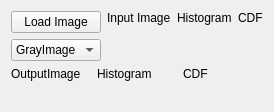
      <widget class="QWidget" name="histograms">
       <attribute name="title">
        <string>Histograms</string>
       </attribute>
       <layout class="QVBoxLayout" name="verticalLayout_13">
        <item>
         <layout class="QVBoxLayout" name="verticalLayout_2" stretch="1,1">
          <item>
           <layout class="QHBoxLayout" name="horizontalLayout_2" stretch="0,3,3,3">
            <item>
             <layout class="QVBoxLayout" name="verticalLayout_6">
              <item>
               <widget class="QPushButton" name="LoadImageBtn_1">
                <property name="text">
                 <string>Load Image</string>
                </property>
               </widget>
              </item>
              <item>
               <widget class="QComboBox" name="imageSelect">
                <item>
                 <property name="text">
                  <string>GrayImage</string>
                 </property>
                </item>
                <item>
                 <property name="text">
                  <string>RGBImage</string>
                 </property>
                </item>
               </widget>
              </item>
             </layout>
            </item>
            <item>
             <layout class="QVBoxLayout" name="verticalLayout_3" stretch="0,1">
              <item>
               <widget class="QLabel" name="label_7">
                <property name="text">
                 <string>Input Image</string>
                </property>
               </widget>
              </item>
              <item>
               <widget class="QLabel" name="InputImagLabel_1">
                <property name="text">
                 <string/>
                </property>
               </widget>
              </item>
             </layout>
            </item>
            <item>
             <layout class="QVBoxLayout" name="verticalLayout_4" stretch="0,1">
              <item>
               <widget class="QLabel" name="label_10">
                <property name="text">
                 <string>Histogram</string>
                </property>
               </widget>
              </item>
              <item>
               <widget class="QCustomPlot" name="histPLot" native="true"/>
              </item>
             </layout>
            </item>
            <item>
             <layout class="QVBoxLayout" name="verticalLayout_5" stretch="0,1">
              <item>
               <widget class="QLabel" name="label_12">
                <property name="text">
                 <string>CDF</string>
                </property>
               </widget>
              </item>
              <item>
               <widget class="QCustomPlot" name="CDFPlot" native="true"/>
              </item>
             </layout>
            </item>
           </layout>
          </item>
          <item>
           <layout class="QHBoxLayout" name="horizontalLayout_3" stretch="3,3,3">
            <item>
             <layout class="QVBoxLayout" name="verticalLayout_11" stretch="0,1">
              <item>
               <widget class="QLabel" name="label_9">
                <property name="text">
                 <string>OutputImage</string>
                </property>
               </widget>
              </item>
              <item>
               <widget class="QLabel" name="outpuImageLabel_1">
                <property name="text">
                 <string/>
                </property>
               </widget>
              </item>
             </layout>
            </item>
            <item>
             <layout class="QVBoxLayout" name="verticalLayout_9" stretch="0,1">
              <item>
               <widget class="QLabel" name="label_14">
                <property name="text">
                 <string>Histogram</string>
                </property>
               </widget>
              </item>
              <item>
               <widget class="QCustomPlot" name="eqHistPlot" native="true"/>
              </item>
             </layout>
            </item>
            <item>
             <layout class="QVBoxLayout" name="verticalLayout_7" stretch="0,1">
              <item>
               <widget class="QLabel" name="label_15">
                <property name="text">
                 <string>CDF</string>
                </property>
               </widget>
              </item>
              <item>
               <widget class="QCustomPlot" name="eqCDFPLot" native="true"/>
              </item>
             </layout>
            </item>
           </layout>
          </item>
         </layout>
        </item>
       </layout>
      </widget>
